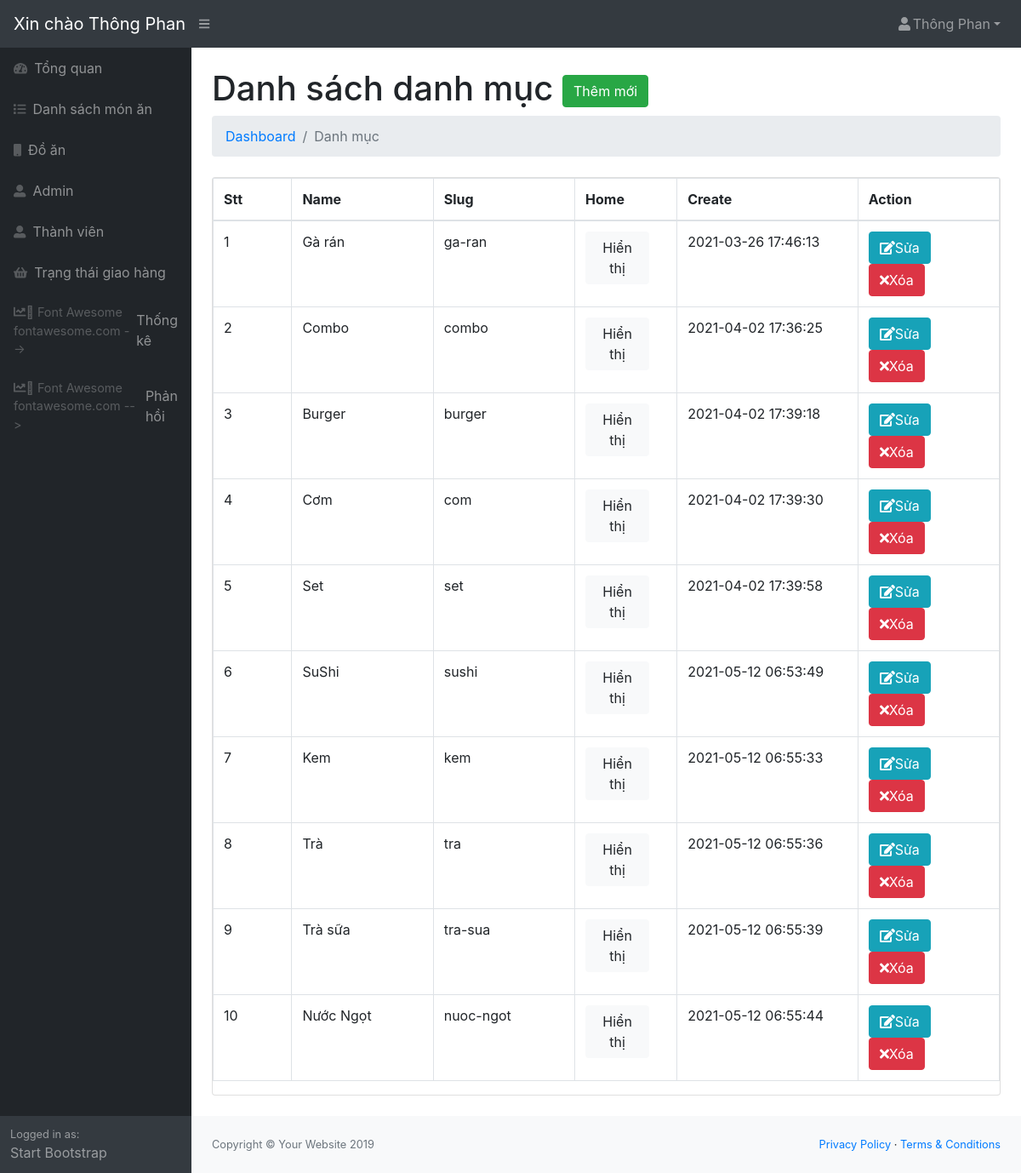
The app's page /admin/modules/category/index.php (signed in) with its own data.
### tables this page shows
CREATE TABLE `category` (
  `id` int(11) NOT NULL,
  `name` varchar(100) DEFAULT NULL,
  `slug` varchar(100) DEFAULT NULL,
  `images` varchar(100) DEFAULT NULL,
  `banner` varchar(100) NOT NULL,
  `home` tinyint(4) NOT NULL DEFAULT 0,
  `status` tinyint(4) NOT NULL DEFAULT 1,
  `level` int(11) NOT NULL DEFAULT 0,
  `created_at` timestamp NOT NULL DEFAULT current_timestamp(),
  `updated_at` timestamp NOT NULL DEFAULT current_timestamp() ON UPDATE current_timestamp()
);

### libraries/Database.php (called while the page is built, shortened)
<?php
class Database{
     public $link;
     public function __construct()
     {
        $this->link = mysqli_connect("localhost","root","","webphp") or die ();
         mysqli_set_charset($this->link,"utf8");
     }
         public function fetchAll($table)
        {
            $sql = "SELECT * FROM {$table} WHERE 1" ;
            $result = mysqli_query($this->link,$sql) or die("Lỗi Truy Vấn fetchAll " .mysqli_error($this->link));
            $data = [];
            if( $result)
            {
                while ($num = mysqli_fetch_assoc($result))
                {
                    $data[] = $num;
                }
            }
            return $data;
        }
    }
?>

### admin/autoload/autoload.php (called while the page is built, shortened)
<?php
	require_once __DIR__. '/../../libraries/Database.php';
	$db = new Database;
 ?>

### admin/modules/category/index.php (the view, shortened to what this page needs)
<?php
    require_once __DIR__. '/../../autoload/autoload.php';
    $category = $db->fetchAll("category");
?>
<?php require_once __DIR__. '/../../layouts/header.php'; ?>
            <div id="layoutSidenav_content">
                <main>
                    <div class="container-fluid">
                        <h1 class="mt-4">Danh sách danh mục
                            <a href="add.php" class="btn btn-success">Thêm mới</a></h1>
                        <ol class="breadcrumb mb-4">
                            <li class="breadcrumb-item"><a href="index.php">Dashboard</a></li>
                            <li class="breadcrumb-item active">Danh mục</li>
                        </ol>
                        <div class="card mb-4">
            <table class="table table-bordered dataTable" id="dataTable" width="100%" cellspacing="0" role="grid" aria-describedby="dataTable_info" style="width: 100%;">
                <thead>
                    <tr role="row">
                        <th class="sorting_asc" tabindex="0" aria-controls="dataTable" rowspan="1" colspan="1" aria-sort="ascending" aria-label="Name: activate to sort column descending" style="width: 10%;">Stt</th>
                        <th class="sorting" tabindex="0" aria-controls="dataTable" rowspan="1" colspan="1" aria-label="Position: activate to sort column ascending" style="width: 18%;">Name</th>
                        <th class="sorting" tabindex="0" aria-controls="dataTable" rowspan="1" colspan="1" aria-label="Office: activate to sort column ascending" style="width: 18%;">Slug</th>
                        <th class="sorting" tabindex="0" aria-controls="dataTable" rowspan="1" colspan="1" aria-label="Office: activate to sort column ascending" style="width: 13%;">Home</th>
                        <th class="sorting" tabindex="0" aria-controls="dataTable" rowspan="1" colspan="1" aria-label="Age: activate to sort column ascending" style="width: 23%;">Create</th>
                        <th class="sorting" tabindex="0" aria-controls="dataTable" rowspan="1" colspan="1" aria-label="Salary: activate to sort column ascending" style="width: 18%;">Action</th>
                    </tr>
                </thead>
                <tbody>
                    <?php $stt = 1;foreach ($category as $item): ?>
                    <tr>
                        <td><?php echo $stt ?></td>
                        <td><?php echo $item['name'] ?></td>
                        <td><?php echo $item['slug'] ?></td>
                        <td>
                            <a href="home.php?id=<?php echo $item['id'] ?>" class="btn btn-<?php echo $item['home'] == 0 ? "light" : "info"?>">
                            Hiển thị
                            </a>
                        </td>
                        <td><?php echo $item['created_at'] ?></td>
                        <td>
                            <a class="btn btn-xs btn-info" href="edit.php?id=<?php echo $item['id'] ?>"><i class="fa fa-edit"></i>Sửa</a>
                            <a class="btn btn-xs btn-danger" href="delete.php?id=<?php echo $item['id'] ?>"><i class="fa fa-times"></i>Xóa</a>
                        </td>
                    </tr>
                    <?php $stt++; endforeach ?>
                </tbody>
            </table>
         </div>
<?php require_once __DIR__. '/../../layouts/footer.php'; ?>

### records on screen
category: name "Gà rán", slug "ga-ran", created_at "2021-03-26 17:46:13"
category: name "Combo", slug "combo", created_at "2021-04-02 17:36:25"
category: name "Burger", slug "burger", created_at "2021-04-02 17:39:18"
category: name "Cơm", slug "com", created_at "2021-04-02 17:39:30"
category: name "Set", slug "set", created_at "2021-04-02 17:39:58"
category: name "SuShi", slug "sushi", created_at "2021-05-12 06:53:49"
category: name "Kem", slug "kem", created_at "2021-05-12 06:55:33"
category: name "Trà", slug "tra", created_at "2021-05-12 06:55:36"
category: name "Trà sữa", slug "tra-sua", created_at "2021-05-12 06:55:39"
category: name "Nước Ngọt", slug "nuoc-ngot", created_at "2021-05-12 06:55:44"

### other values on screen
$_SESSION['admin_name'] "Thông Phan"
